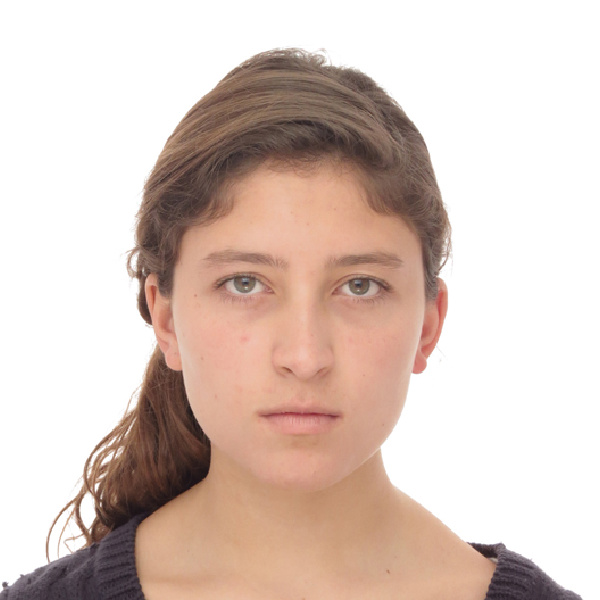
%> input picture lab3_hybrid/data/cata.jpg, 600 x 600 px
$ octave my_lab3_hybrid.m   (GNU Octave 9; MATLAB toolbox functions it lacks are replaced by stand-ins)
%> lines starting %> are read from the running program, lines starting %| are printed output that depends on the picture
clc
close all
clear all

%(close)-high pass filter
Im1=imread('cata.jpg');
%> Im1 is the input picture: size 600x600x3 uint8; mean R, G, B 218, 199.7, 191.1
%(far)-low pass filter
Im2=imread('juli.jpg');
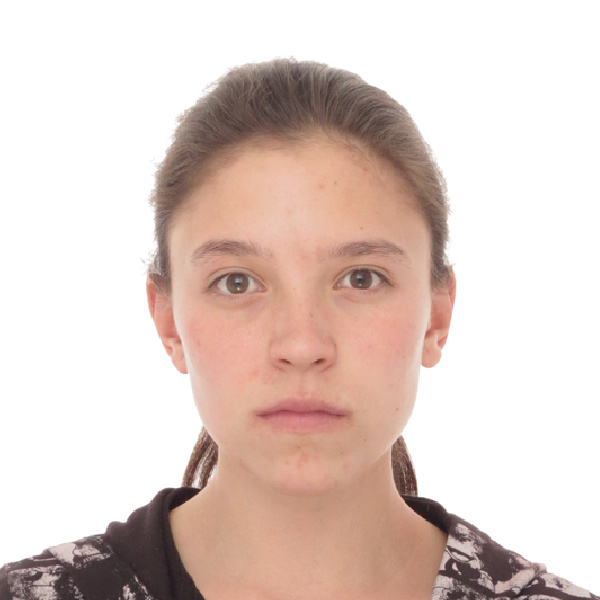
%> input picture lab3_hybrid/data/juli.jpg, 600 x 600 px
%> Im2 is the input picture: size 600x600x3 uint8; mean R, G, B 223.9, 206.4, 199.5

% [7 lines of commented-out code are left out]

filt_low=fspecial('gaussian',[12,12],12);
filt_high=fspecial('gaussian',[35,35],30);
m=1.2;
Im1_high1=m*Im1-imfilter(Im1,filt_high);
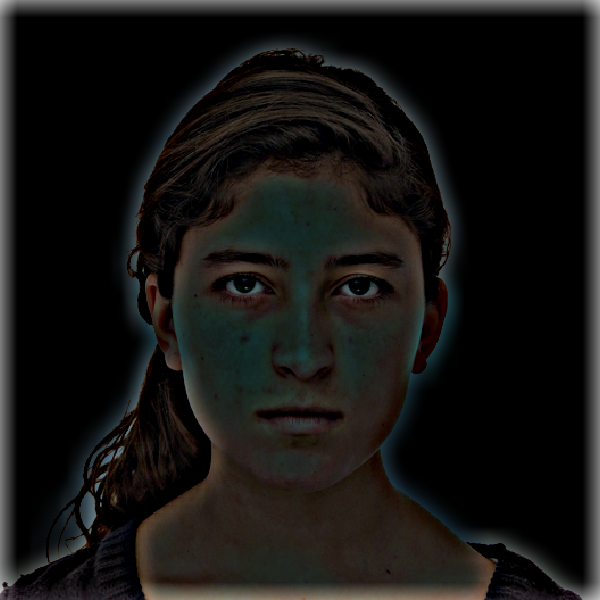
%> Im1_high1: size 600x600x3 uint8; mean R, G, B 21.6, 20.5, 18.8
Im2_low1=imfilter(Im2,filt_low);

% [7 lines of commented-out code are left out]

fft_Im1=fft2(double(Im1));
fft_Im2=fft2(double(Im2));
fft_filt_low=fft2(filt_low);
fft_filt_high=fft2(filt_high);
fft_Im1_high1=fft2(double(Im1_high1));
fft_Im2_low1=fft2(double(Im2_low1));

% [19 lines of commented-out code are left out]


Im1_gray = rgb2gray(Im1);
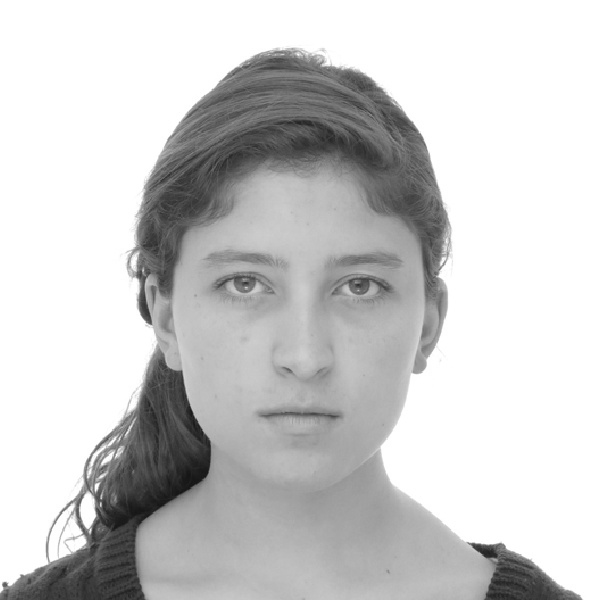
%> Im1_gray: size 600x600 uint8; min 19, max 255, mean 204.2
Im2_gray = rgb2gray(Im2);
Im1_high1_gray = rgb2gray(Im1_high1);
Im2_low1_gray = rgb2gray(Im2_low1);
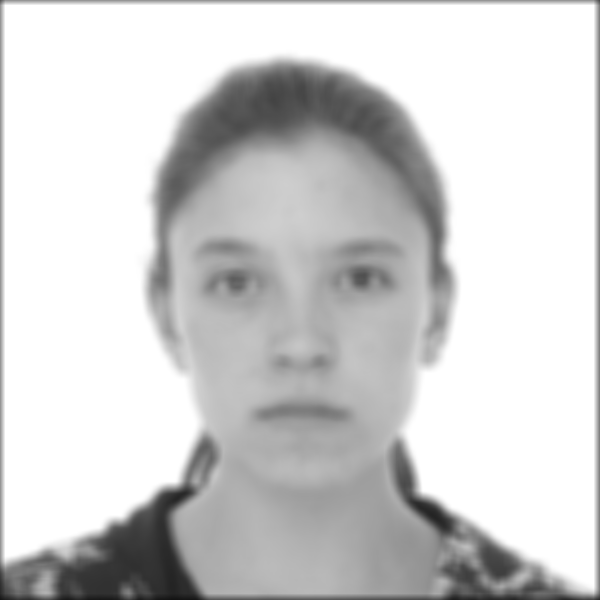
%> Im2_low1_gray: size 600x600 uint8; min 19, max 255, mean 208.7


Im1_gray_J = dct2(Im1_gray);
Im2_gray_J = dct2(Im2_gray);
filt_low_J = dct2(filt_low);
filt_high_J = dct2(filt_high);
Im1_high1_gray_J = dct2(Im1_high1_gray);
Im2_low1_gray_J = dct2(Im2_low1_gray);


figure()
subplot(2,3,1)
imshow(log(abs(Im1_gray_J)),[]), colormap(jet(64))
title('dct2(Image 1)')
subplot(2,3,2)
imshow(log(abs(Im2_gray_J)),[]), colormap(jet(64))
title('dct2(Image 2)')
subplot(2,3,3)
imshow(log(abs(filt_low_J)),[]), colormap(jet(64))
title('dct2(low pass filter)')
subplot(2,3,6)
imshow(log(abs(filt_high_J)),[]), colormap(jet(64))
title('dct2(high pass filter)')
subplot(2,3,4)
imshow(log(abs(Im1_high1_gray_J)),[]), colormap(jet(64))
title('dct2(high-pass(Image 1))')
subplot(2,3,5)
imshow(log(abs(Im2_low1_gray_J)),[]), colormap(jet(64))
%> after `imshow(log(abs(Im2_low1_gray_J)),[])`:
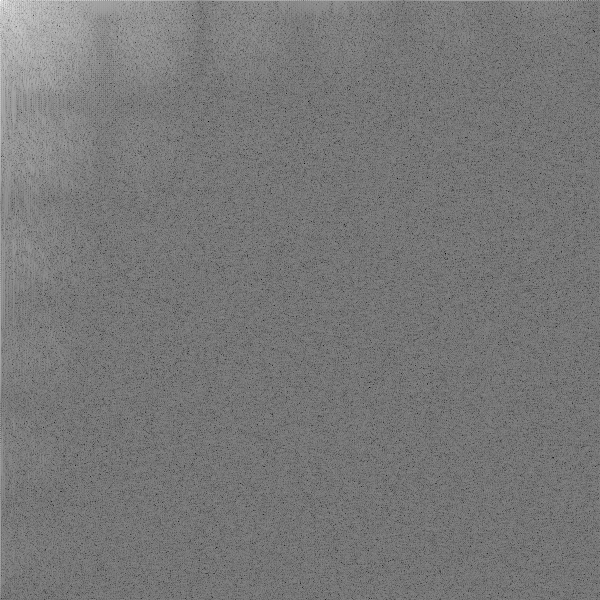
%> displayed picture: size 600x600, on the screen's scale of 0 to 255; min 0, max 255, mean 119.6
title('dct2(low-pass(Image 2))')


ImF=Im1_high1+Im2_low1;
imwrite(ImF,'my_Hybrid.png')

figure()
subplot(2,3,1)
imshow(Im1)
title('Image 1')
subplot(2,3,2)
imshow(Im2)
title('Image 2')
subplot(2,3,4)
imshow(Im1_high1)
title('high-pass(Image 1)')
subplot(2,3,5)
imshow(Im2_low1)
title('low-pass(Image 2)')
subplot(2,3,6)
imshow(ImF)
title('Image Final - Hybrid')

print ('-dpng','my_panel_hybrid.png')

%% Pyramid
%close all
clc

Im1_0=ImF;
Im1_1=impyramid(Im1_0,'reduce');
Im1_2=impyramid(Im1_1,'reduce');
Im1_3=impyramid(Im1_2,'reduce');
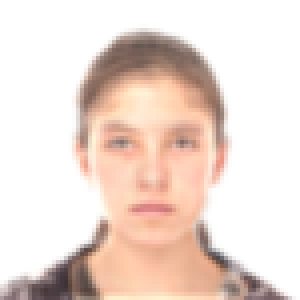
%> Im1_3: size 75x75x3 uint8 (shown 4 times larger); mean R, G, B 237, 219.8, 211.2
Im1_4=impyramid(Im1_3,'reduce');
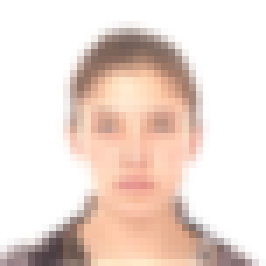
%> Im1_4: size 38x38x3 uint8 (shown 7 times larger); mean R, G, B 237, 220.1, 211.7
Im1_5=impyramid(Im1_4,'reduce');

figure(3)
subplot(1,4,1)
imshow(Im1_0)
subplot(1,4,2)
imshow(Im1_1)
subplot(1,4,3)
imshow(Im1_2)
subplot(1,4,4)
imshow(Im1_3)

print ('-dpng','my_hybrid_pyramid.png')
